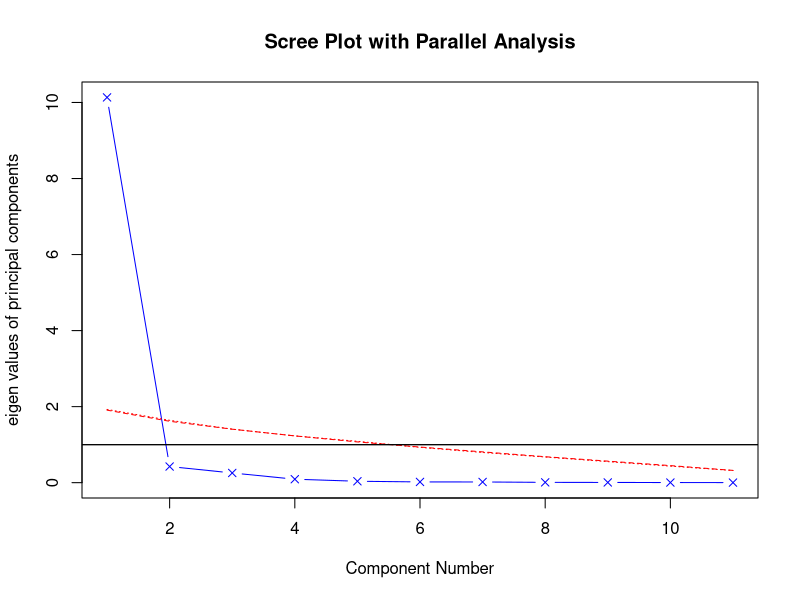
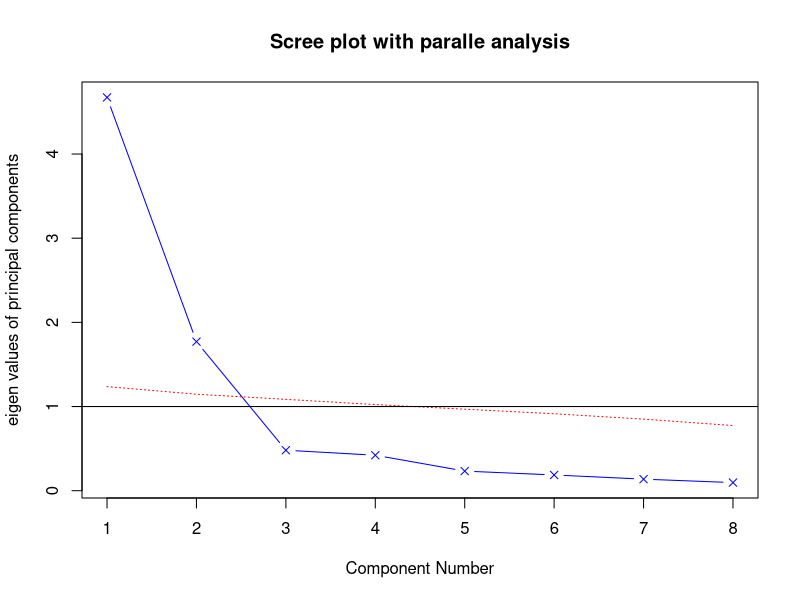
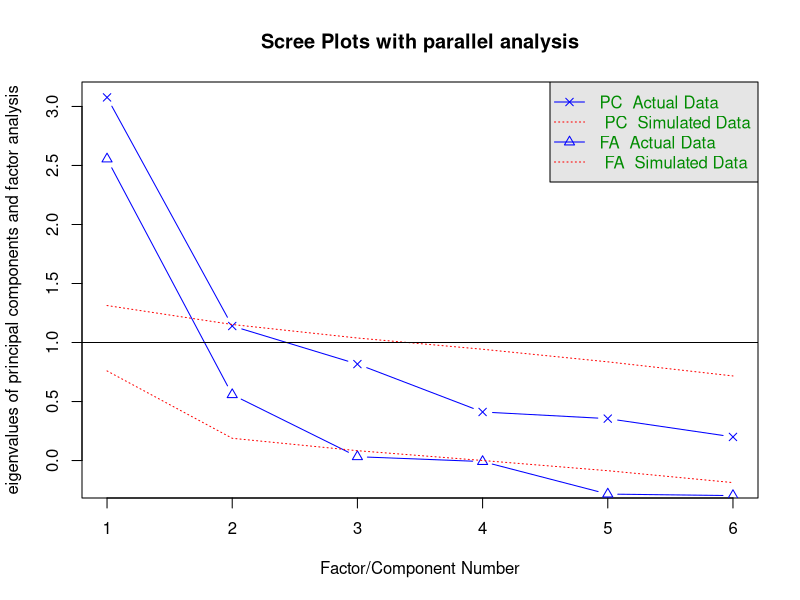
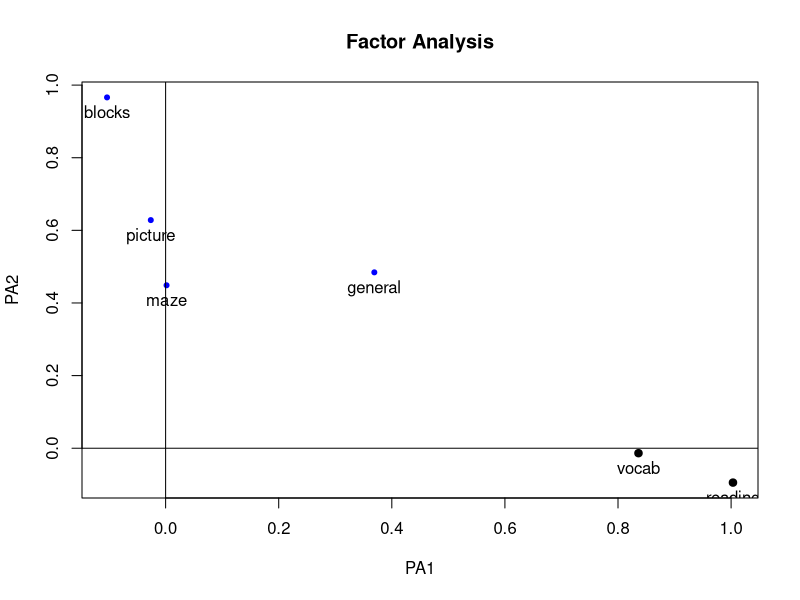
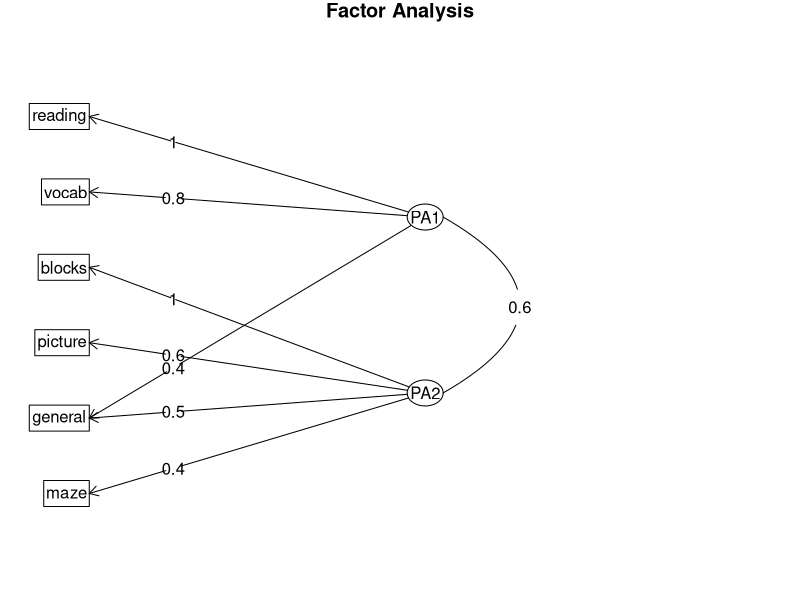
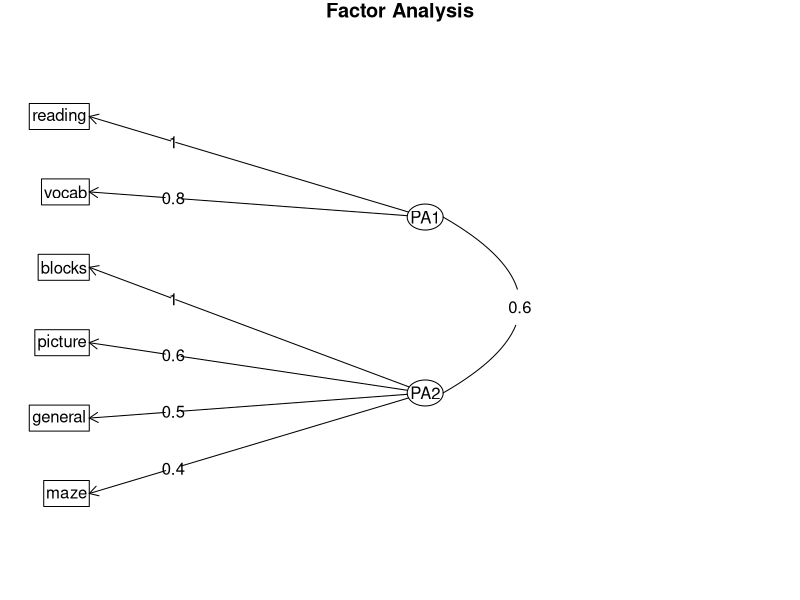

R code for these plots, in order:
#pca5
#
#R in Action
library(psych)
fa.parallel(USJudgeRatings[,-1], fa='pc', n.iter=100,
            show.legend = F, main='Scree Plot with Parallel Analysis')
abline(h=1)
pc = principal(USJudgeRatings[,-1], nfactors = 1)
pc
pc = psych::principal(USJudgeRatings[,-1], nfactors = 1)
pc2 = principal(USJudgeRatings[,-1], nfactors = 2)
pc2

library(psych)
?Harman23.cor
str(Harman23.cor)
head(Harman23.cor)
Harman23.cor$cov
fa.parallel(Harman23.cor$cov, n.obs=302, fa='pc', n.iter=100,
      show.legend=FALSE, main='Scree plot with paralle analysis')

pc = principal(Harman23.cor$cov, nfactors=2, rotate='none')
pc

(rc = principal(Harman23.cor$cov, nfactors=2, rotate='varimax'))


pc = principal(USJudgeRatings[,-1], nfactors=1, score=T)
pc$scores
head(pc$scores)

cor(USJudgeRatings$CONT, pc$scores)

library(psych)
rc = principal(Harman23.cor$cov, nfactors=2, rotate='varimax')
round(unclass(rc$weights),2)


str(ability.cov)
options(digits=2)
(covariances = ability.cov$cov)
(correlations = cov2cor(covariances))

fa.parallel(correlations, n.obs=112, fa='both', 
            n.iter=100, main='Scree Plots with parallel analysis')


(fa <- fa(correlations, nfactors=2, rotate="none", fm="pa"))
(fa.varimax <- fa(correlations, nfactors=2, rotate="varimax", fm="pa"))

(fa.promax <- fa(correlations, nfactors=2, rotate="promax", fm="pa"))

fsm <- function(oblique) {
  if (class(oblique)[2]=="fa" & is.null(oblique$Phi)) {
    warning("Object doesn't look like oblique EFA")
  } else {
    P <- unclass(oblique$loading)
    F <- P %*% oblique$Phi
    colnames(F) <- c("PA1", "PA2")
    return(F)
  }
}
fsm(fa.promax)

factor.plot(fa.promax, labels = rownames(fa.promax$loadings))

fa.diagram(fa.promax, simple=FALSE)
fa.diagram(fa.promax, simple=TRUE)
fa.promax$weights

(fa.24tests = fa(Harman74.cor$cov,
                nfactors=4, rotate='promax'))
